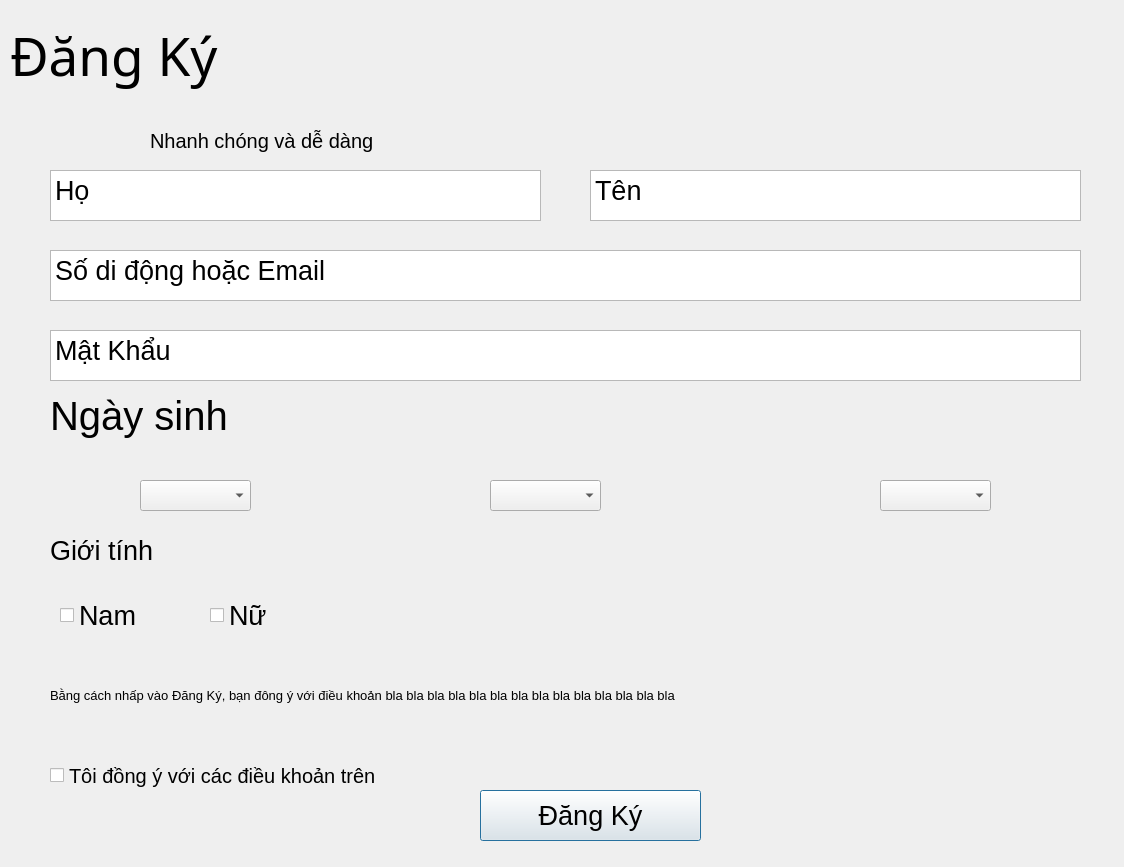
<?xml version="1.0" encoding="UTF-8"?>
<ui version="4.0">
 <class>Dialog</class>
 <widget class="QDialog" name="Dialog">
  <property name="geometry">
   <rect>
    <x>0</x>
    <y>0</y>
    <width>1124</width>
    <height>867</height>
   </rect>
  </property>
  <property name="font">
   <font>
    <family>MS Shell Dlg 2</family>
    <pointsize>20</pointsize>
   </font>
  </property>
  <property name="windowTitle">
   <string>Dialog</string>
  </property>
  <widget class="QLabel" name="label">
   <property name="geometry">
    <rect>
     <x>10</x>
     <y>10</y>
     <width>261</width>
     <height>91</height>
    </rect>
   </property>
   <property name="font">
    <font>
     <family>.VnArial</family>
     <pointsize>40</pointsize>
    </font>
   </property>
   <property name="text">
    <string>Đăng Ký</string>
   </property>
  </widget>
  <widget class="QLabel" name="label_2">
   <property name="geometry">
    <rect>
     <x>150</x>
     <y>120</y>
     <width>281</width>
     <height>41</height>
    </rect>
   </property>
   <property name="font">
    <font>
     <pointsize>15</pointsize>
    </font>
   </property>
   <property name="text">
    <string>Nhanh chóng và dễ dàng</string>
   </property>
  </widget>
  <widget class="QPlainTextEdit" name="plainTextEdit">
   <property name="geometry">
    <rect>
     <x>50</x>
     <y>170</y>
     <width>491</width>
     <height>51</height>
    </rect>
   </property>
   <property name="plainText">
    <string>Họ</string>
   </property>
  </widget>
  <widget class="QPlainTextEdit" name="plainTextEdit_2">
   <property name="geometry">
    <rect>
     <x>590</x>
     <y>170</y>
     <width>491</width>
     <height>51</height>
    </rect>
   </property>
   <property name="plainText">
    <string>Tên</string>
   </property>
  </widget>
  <widget class="QPlainTextEdit" name="plainTextEdit_3">
   <property name="geometry">
    <rect>
     <x>50</x>
     <y>250</y>
     <width>1031</width>
     <height>51</height>
    </rect>
   </property>
   <property name="plainText">
    <string>Số di động hoặc Email</string>
   </property>
  </widget>
  <widget class="QPlainTextEdit" name="plainTextEdit_4">
   <property name="geometry">
    <rect>
     <x>50</x>
     <y>330</y>
     <width>1031</width>
     <height>51</height>
    </rect>
   </property>
   <property name="plainText">
    <string>Mật Khẩu</string>
   </property>
  </widget>
  <widget class="QLabel" name="label_3">
   <property name="geometry">
    <rect>
     <x>50</x>
     <y>380</y>
     <width>231</width>
     <height>71</height>
    </rect>
   </property>
   <property name="font">
    <font>
     <pointsize>30</pointsize>
    </font>
   </property>
   <property name="text">
    <string>Ngày sinh</string>
   </property>
  </widget>
  <widget class="QComboBox" name="comboBox">
   <property name="geometry">
    <rect>
     <x>140</x>
     <y>480</y>
     <width>111</width>
     <height>31</height>
    </rect>
   </property>
  </widget>
  <widget class="QComboBox" name="comboBox_2">
   <property name="geometry">
    <rect>
     <x>880</x>
     <y>480</y>
     <width>111</width>
     <height>31</height>
    </rect>
   </property>
  </widget>
  <widget class="QComboBox" name="comboBox_3">
   <property name="geometry">
    <rect>
     <x>490</x>
     <y>480</y>
     <width>111</width>
     <height>31</height>
    </rect>
   </property>
  </widget>
  <widget class="QLabel" name="label_4">
   <property name="geometry">
    <rect>
     <x>50</x>
     <y>530</y>
     <width>131</width>
     <height>41</height>
    </rect>
   </property>
   <property name="font">
    <font>
     <pointsize>20</pointsize>
    </font>
   </property>
   <property name="text">
    <string>Giới tính</string>
   </property>
  </widget>
  <widget class="QCheckBox" name="checkBox">
   <property name="geometry">
    <rect>
     <x>60</x>
     <y>600</y>
     <width>91</width>
     <height>31</height>
    </rect>
   </property>
   <property name="text">
    <string>Nam</string>
   </property>
   <property name="tristate">
    <bool>false</bool>
   </property>
  </widget>
  <widget class="QCheckBox" name="checkBox_2">
   <property name="geometry">
    <rect>
     <x>210</x>
     <y>600</y>
     <width>71</width>
     <height>31</height>
    </rect>
   </property>
   <property name="font">
    <font>
     <pointsize>20</pointsize>
    </font>
   </property>
   <property name="text">
    <string>Nữ</string>
   </property>
  </widget>
  <widget class="QCheckBox" name="checkBox_3">
   <property name="geometry">
    <rect>
     <x>50</x>
     <y>740</y>
     <width>411</width>
     <height>71</height>
    </rect>
   </property>
   <property name="font">
    <font>
     <pointsize>15</pointsize>
    </font>
   </property>
   <property name="text">
    <string>Tôi đồng ý với các điều khoản trên</string>
   </property>
  </widget>
  <widget class="QPushButton" name="pushButton">
   <property name="geometry">
    <rect>
     <x>480</x>
     <y>790</y>
     <width>221</width>
     <height>51</height>
    </rect>
   </property>
   <property name="text">
    <string>Đăng Ký</string>
   </property>
  </widget>
  <widget class="QLabel" name="label_5">
   <property name="geometry">
    <rect>
     <x>50</x>
     <y>650</y>
     <width>811</width>
     <height>91</height>
    </rect>
   </property>
   <property name="font">
    <font>
     <pointsize>10</pointsize>
    </font>
   </property>
   <property name="text">
    <string>Bằng cách nhấp vào Đăng Ký, bạn đông ý với điều khoản bla bla bla bla bla bla bla bla bla bla bla bla bla bla </string>
   </property>
  </widget>
 </widget>
 <resources/>
 <connections/>
</ui>
